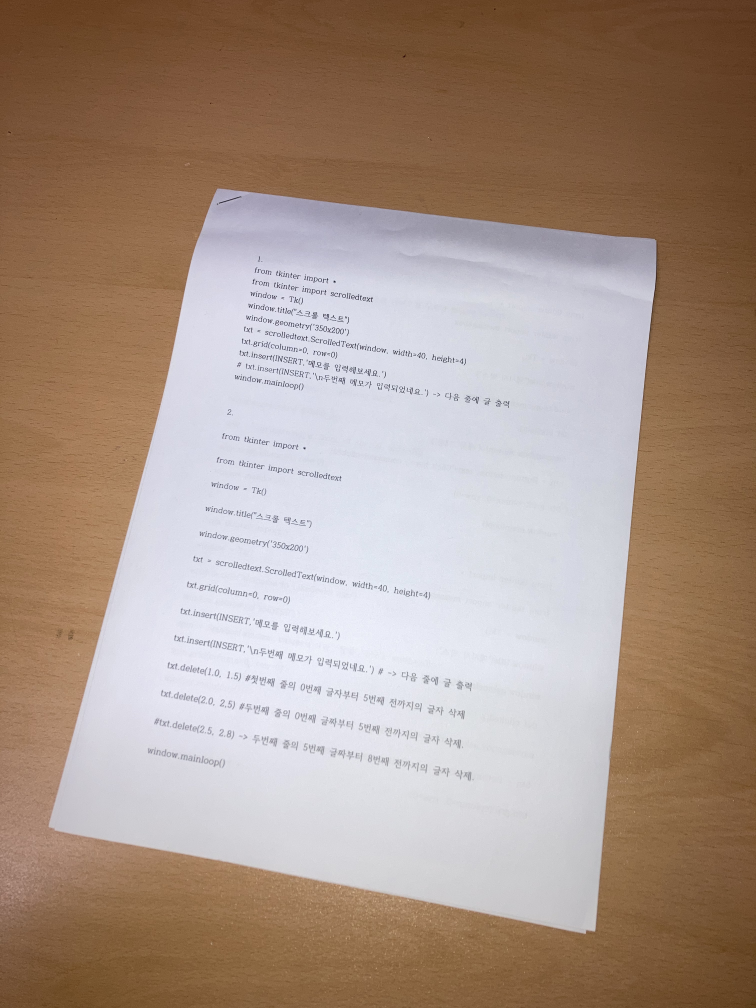
#> input picture Img/docToScan.jpg, 3024 x 4032 px, found by its file name (shown at 1/4 size)
$ python perspectiveScan.py
#> lines starting #> are read from the running program, lines starting #| are printed output that depends on the picture
import cv2
import numpy as np

win_name = "scanning"
img = cv2.resize(cv2.imread("docToScan.jpg"), dsize=(620, 850))
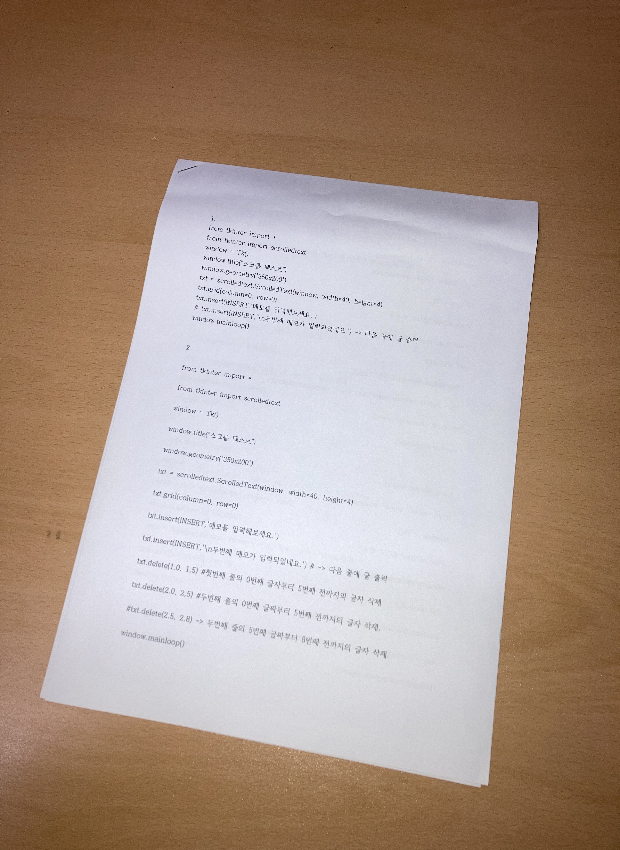
#> img: shape (850, 620, 3); mean B, G, R 136, 148.8, 168.7
rows, cols = img.shape[:2]
#> rows = 850; cols = 620
draw = img.copy()
pts_cnt = 0
pts = np.zeros((4, 2), dtype=np.float32)


def onMouse(event, x, y, flags, param):
    global pts_cnt  # 마우스로 찍은 좌표의 갯수 저장
    if event == cv2.EVENT_LBUTTONDOWN:
        cv2.circle(draw, (x, y), 10, (182, 152, 238), -1)  # 좌표에 동그라미 표시
        cv2.imshow(win_name, draw)

        pts[pts_cnt] = [x, y]  # 마우스 좌표 저장
        pts_cnt += 1
        if pts_cnt == 4:  # 좌표 4개 수집
            # 좌표 4개 중 상하좌우 찾기
            sm = pts.sum(axis=1)  # 4쌍의 좌표 각각 x+y 계산
            diff = np.diff(pts, axis=1)  # 4쌍의 좌표 각각 x-y 계산

            topLeft = pts[np.argmin(sm)]  # x+y가 가장 작은 값이 좌상단 좌표
            bottomRight = pts[np.argmax(sm)]  # x+y가 가장 큰 값이 우하단 좌표
            topRight = pts[np.argmin(diff)]  # x-y가 가장 작은 것이 우상단 좌표
            bottomLeft = pts[np.argmax(diff)]  # x-y가 가장 큰 값이 좌하단 좌표

            # 변환 전 4개 좌표
            pts1 = np.float32([topLeft, topRight, bottomRight, bottomLeft])

            # 변환 후 영상에 사용할 서류의 폭과 높이 계산
            w1 = abs(bottomRight[0] - bottomLeft[0])  # 상단 좌우 좌표간의 거리
            w2 = abs(topRight[0] - topLeft[0])  # 하당 좌우 좌표간의 거리
            h1 = abs(topRight[1] - bottomRight[1])  # 우측 상하 좌표간의 거리
            h2 = abs(topLeft[1] - bottomLeft[1])  # 좌측 상하 좌표간의 거리
            width = max([w1, w2])  # 두 좌우 거리간의 최대값이 서류의 폭
            height = max([h1, h2])  # 두 상하 거리간의 최대값이 서류의 높이

            # 변환 후 4개 좌표
            pts2 = np.float32([[0, 0], [width - 1, 0],
                               [width - 1, height - 1], [0, height - 1]])

            # 변환 행렬 계산
            mtrx = cv2.getPerspectiveTransform(pts1, pts2)
            # 원근 변환 적용
            result = cv2.warpPerspective(img, mtrx, (width, height))
            cv2.imshow('scanned', result)


cv2.imshow(win_name, img)
cv2.setMouseCallback(win_name, onMouse)  # 마우스 콜백 함수를 GUI 윈도우에 등록
cv2.waitKey(0)
cv2.destroyAllWindows()

$ run again, with Img/cafe.jpg copied over Img/docToScan.jpg
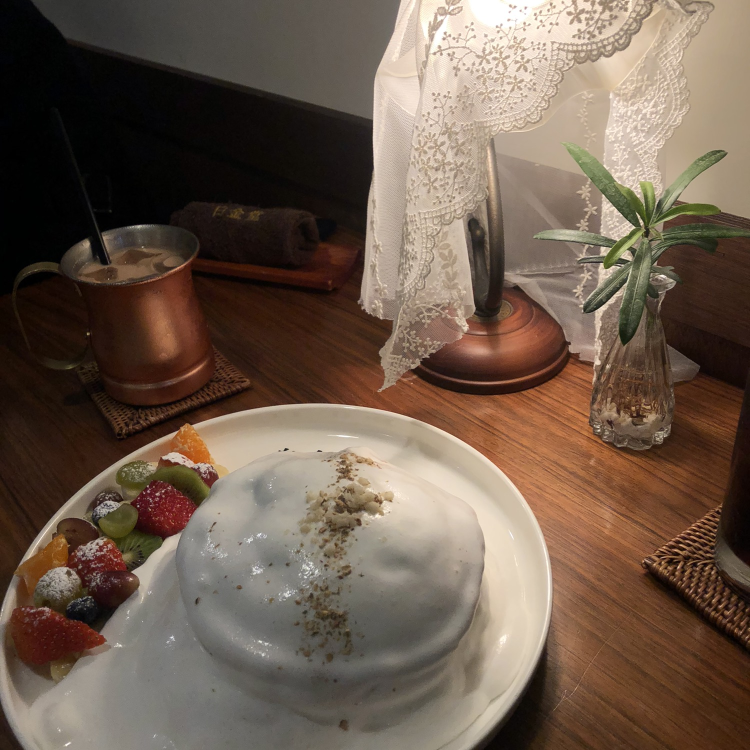
#> input picture Img/cafe.jpg, 1500 x 1500 px, found by its file name (shown at 1/2 size)
#> `img = cv2.resize(cv2.imread("docToScan.jpg"), dsize=(620, 850))`:
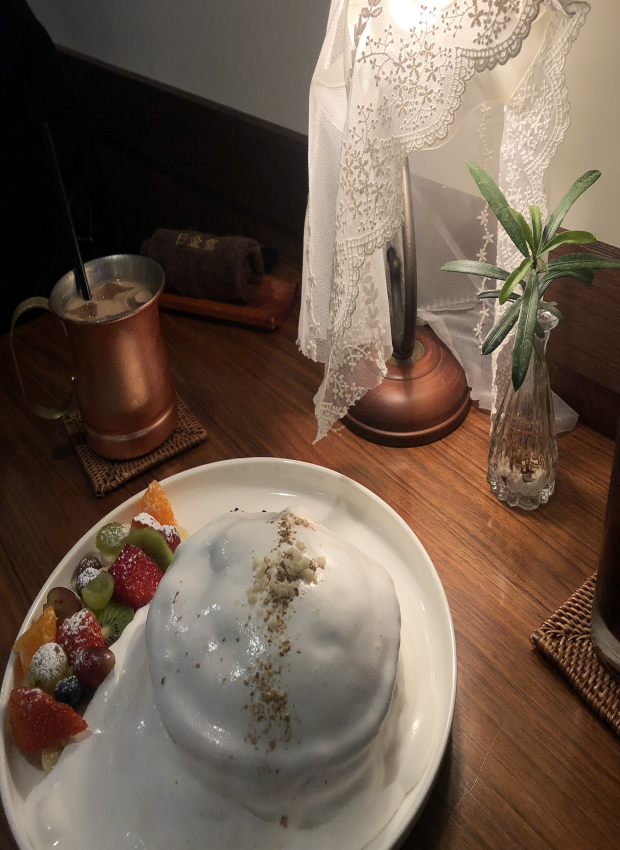
#> img: shape (850, 620, 3); mean B, G, R 77.3, 91.7, 109.7

$ run again, with Img/cat.jpg copied over Img/docToScan.jpg
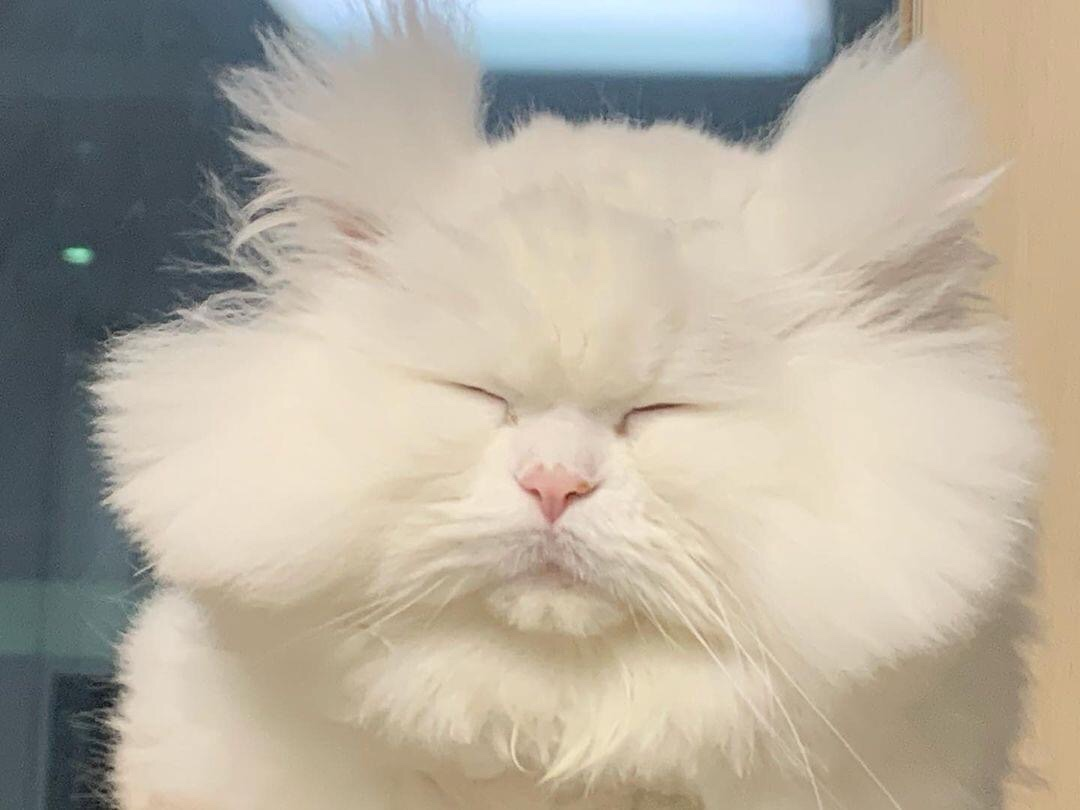
#> input picture Img/cat.jpg, 1080 x 810 px, found by its file name
#> `img = cv2.resize(cv2.imread("docToScan.jpg"), dsize=(620, 850))`:
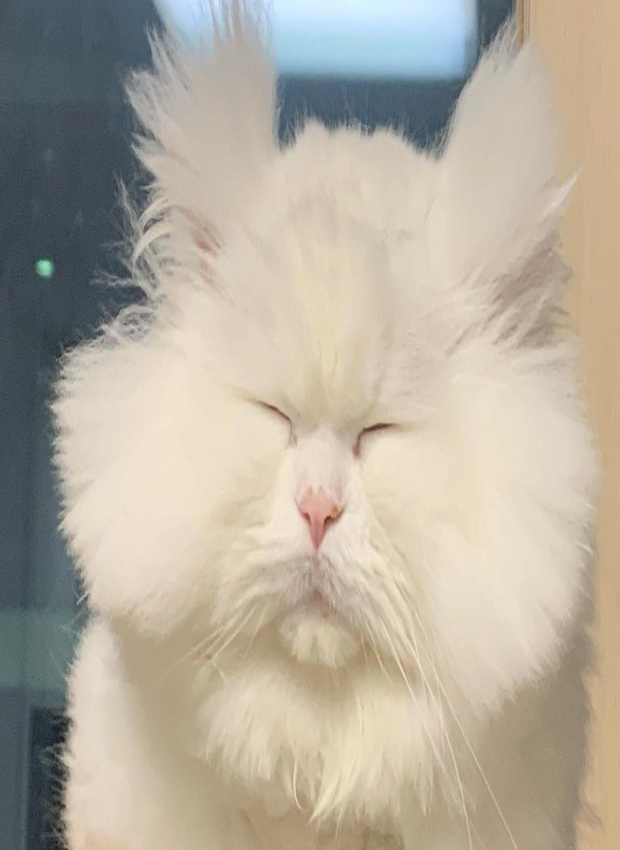
#> img: shape (850, 620, 3); mean B, G, R 158.5, 173.2, 181.2
